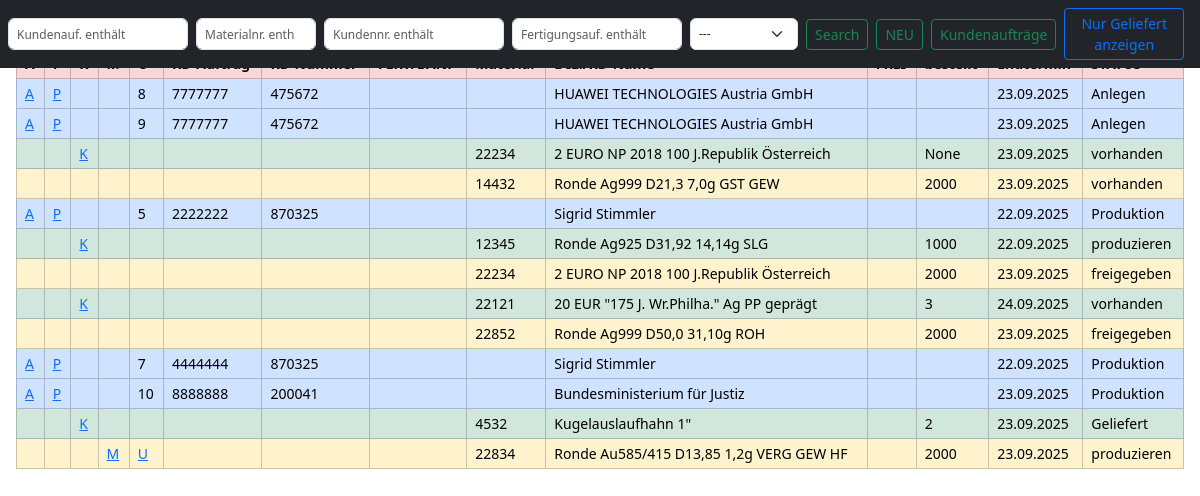
/app_auelb/auftraege/nicht-geliefert/, run on the app's committed database.
### app_auelb/models.py (models this page shows, shortened)
class Kundenauftrag(models.Model):
    kundenauftrag = models.IntegerField(verbose_name="Kundenauftrag",default='---')
    kundenname = models.ForeignKey(Kunde, on_delete=models.CASCADE,related_name="kdname")
    v_endtermin=models.DateField(default=date.today)
    statuskundenauftrag = models.ForeignKey(StatusKundenauftrag, on_delete=models.CASCADE,related_name="rel_statkd", null=True, blank=True,default="---")
    class Meta:
        db_table='tbl_kundenauftrage'  # db_table: Tabelle in Datenbank wird mit tbl_marke benannt - wegen Kleinschreibung in xampp
        verbose_name = "Kundenauftrag"
        verbose_name_plural = "Kundenaufträge"

class Kunde(models.Model):
    kundennummer = models.IntegerField(verbose_name="Kundennummer")
    kundenname=models.CharField(max_length=50, verbose_name="Kundenname")
    class Meta:
        db_table='tbl_kunde'
        verbose_name = "Kunde"
        verbose_name_plural = "Kunden"

class StatusKundenauftrag(models.Model):
    kd_auswahl = models.CharField(max_length=20,default="---")
    def __str__(self):
        return self.kd_auswahl
    class Meta:
        db_table='tbl_statuskundenauftrage'
        verbose_name = "Status Kundenauftrag"
        verbose_name_plural = "Status Kundenaufträge"

class Produkt(models.Model):
    kundenauftrag=models.ForeignKey(Kundenauftrag,on_delete=models.CASCADE,related_name="order_back_1")
    bezeichnung = models.ForeignKey(Material, on_delete=models.CASCADE,related_name="kdbezeichnung",null=True,blank=True)
    p_auftragsmenge=models.CharField(max_length=20,null=True,blank=True)
    p_fertigungsauftrag=models.CharField(max_length=10,null=True,blank=True)
    p_endtermin=models.DateField(default=date.today)
    statusprodukt = models.ForeignKey(StatusProdukt, on_delete=models.CASCADE,default="---")
    class Meta:
        db_table='tbl_produkt'
        verbose_name = "Produkt"
        verbose_name_plural = "Produkte"

class Material(models.Model):
    materialnummer = models.IntegerField(verbose_name="Materialnummer")
    bezeichnung=models.CharField(max_length=39, verbose_name="Bezeichnung")
    class Meta:
        db_table='tbl_material'
        verbose_name = "Material"
        verbose_name_plural = "Materialien"

class StatusProdukt(models.Model):
    produkt_auswahl = models.CharField(max_length=20)
    def __str__(self):
        return self.produkt_auswahl
    class Meta:
        db_table='tbl_statusprodukt'
        verbose_name = "Status Produkt"
        verbose_name_plural = "Status Produkte"

class Komponente(models.Model):
    product=models.ForeignKey(Produkt,on_delete=models.CASCADE,related_name="order_back_2")
    bezeichnung = models.ForeignKey(Material, on_delete=models.CASCADE,related_name="kdbezeichnung_komp",null=True,blank=True)
    k_auftragsmenge=models.CharField(max_length=20,null=True,blank=True)
    k_fertigungsauftrag=models.CharField(max_length=10,null=True,blank=True)
    k_endtermin=models.DateField(default=date.today)
    statuskomponente = models.ForeignKey(StatusKomponente, on_delete=models.CASCADE,default="---")
    class Meta:
        db_table='tbl_komponente'
        verbose_name = "Komponente"
        verbose_name_plural = "Komponenten"

class StatusKomponente(models.Model):
    komponente_auswahl = models.CharField(max_length=20)
    def __str__(self):
        return self.komponente_auswahl
    class Meta:
        db_table='tbl_statuskomponente'
        verbose_name = "Status Komponente"
        verbose_name_plural = "Status Komponenten "

### app_auelb/views.py (the view)
# urls.py: path('auftraege/nicht-geliefert/', views.auftragsliste_nicht_geliefert_view, name='auftragsliste_nicht_geliefert'),
def auftragsliste_nicht_geliefert_view(request):
    theirdata = Kundenauftrag.objects.exclude(statuskundenauftrag__kd_auswahl__iexact="Geliefert")
    searchsuche = request.GET.get('searchsuche')
    materialsuche = request.GET.get('materialsuche')
    my_select = request.GET.get('my_select')
    kundennummer = request.GET.get('kundennummer')
    fertigungsauftrag = request.GET.get('fertigungsauftrag')
    status = request.GET.get('status')
    if my_select and my_select.strip() != "" and my_select != "1":
        theirdata = theirdata.filter(statuskundenauftrag__kd_auswahl__iexact=my_select)
    if searchsuche:
        theirdata = theirdata.filter(kundenauftrag__icontains=searchsuche)
    if kundennummer:
        theirdata = theirdata.filter(kundenname__kundennummer__icontains=kundennummer)
    if materialsuche:
        theirdata = theirdata.filter(
            Q(order_back_1__bezeichnung__materialnummer__icontains=materialsuche) |
            Q(order_back_1__order_back_2__bezeichnung__materialnummer__icontains=materialsuche)
        )
    if fertigungsauftrag:
        theirdata = theirdata.filter(
            Q(order_back_1__p_fertigungsauftrag__icontains=fertigungsauftrag) |
            Q(order_back_1__order_back_2__k_fertigungsauftrag__icontains=fertigungsauftrag)
        )
    if status:
        theirdata = theirdata.filter(
            Q(order_back_1__statusprodukt__produkt_auswahl__icontains=status) |
            Q(order_back_1__order_back_2__statuskomponente__komponente_auswahl__icontains=status)
        )
    theirdata = theirdata.distinct()
    return render(request, 'app_auelb/auftrag_auftragsliste.html', {
        'ihre_daten': theirdata,
        'meine_daten': Komponente.objects.all(),
        'deine_daten': Produkt.objects.all(),
        'data': StatusKundenauftrag.objects.all(),
        'mode_label': "Produktiv",  # <- hier hinzugefügt
    })

### app_auelb/templates/app_auelb/auftrag_auftragsliste.html (shortened to what this page needs)
{% extends "base.html" %}
{% load static %}
{% load crispy_forms_tags %}
{% load django_bootstrap5 %}
{% block header %}
<nav class="navbar navbar-expand-sm bg-dark navbar-dark fixed-top w-100">
    <div class="container-fluid px-2 d-flex align-items-center">
        <form method="get" class="d-flex w-100 align-items-center">
            <input name="searchsuche" class="form-control me-2" type="search" placeholder="Kundenauf. enthält" style="width: 180px;">
            <input name="materialsuche" class="form-control me-2" type="search" placeholder="Materialnr. enthält" style="width: 120px;">
            <input name="kundennummer" class="form-control me-2" type="search" placeholder="Kundennr. enthält" style="width: 180px;">
            <input name="fertigungsauftrag" class="form-control me-2" type="search" placeholder="Fertigungsauf. enthält" style="width: 170px;">
            <select class="form-select me-2" name="my_select" style="width: 150px;">
                {% for item in data %}
                    <option value="{{ item.id }}">{{ item.kd_auswahl }}</option>
                {% endfor %}
            </select>
            <button type="submit" class="btn btn-outline-success btn-sm me-2">Search</button>
            <a href="{% url 'auftrag_neu' %}" class="btn btn-outline-success btn-sm me-2">NEU</a>
            <a href="{% url 'auftrag_kd_auftragsliste' %}" class="btn btn-outline-success btn-sm me-2">Kundenaufträge</a>
            {% if show_delivered == "1" %}
                <a href="?{% for key, value in request.GET.items %}{% if key != 'show_delivered' %}{{ key }}={{ value }}&{% endif %}{% endfor %}"
                class="btn btn-outline-primary btn-sm me-2">
                    Nicht Geliefert anzeigen
                </a>
            {% else %}
                <a href="?{% for key, value in request.GET.items %}{{ key }}={{ value }}&{% endfor %}show_delivered=1"
                class="btn btn-outline-primary btn-sm me-2">
                    Nur Geliefert anzeigen
                </a>
            {% endif %}
        </form>
    </div>
</nav>
{% endblock %}
{% block content %}
<div class="table-responsive px-2">
    <table class="table table-bordered table-sm align-middle text-nowrap fs-7 m-0 w-100 m-0">
        <thead class="thead-dark sticky-top">
            <tr class="table-danger">
                <th>A</th>
                <th>P</th>
                <th>K</th>
                <th>M</th>
                <th>U</th>
                <th>KD-Auftrag</th>
                <th>KD-Nummer</th>
                <th>FERT/BANF</th>
                <th>Material</th>
                <th>Bez./KD-Name</th>
                <th>FREI</th>
                <th>bestellt</th>
                <th>Endtermin</th>
                <th>STATUS</th>
            </tr>
        </thead>
        <tbody>
            {% for z in ihre_daten.all %}
            <tr class="table-primary py-1">
                <td><a href="{% url 'kundenauftrag_bearbeiten' z.pk %}">A</a></td>
                <td><a href="{% url 'auftrag_auffrischen' z.pk %}">P</a></td>
                <td></td>
                <td></td>
                <td>{{ z.id }}</td>
                <td>{{ z.kundenauftrag|default:"" }}</td>
                <td>{{ z.kundenname.kundennummer|default:"" }}</td>
                <td></td>
                <td></td>
                <td>{{ z.kundenname.kundenname|default:"" }}</td>
                <td></td>
                <td></td>
                <td>{{ z.v_endtermin|date:"d.m.Y" }}</td>
                <td>{{ z.statuskundenauftrag }}</td>
            </tr>
            {% for y in z.order_back_1.all %}
            {% if y.bezeichnung.materialnummer %}
            <tr class="table-success">
                <td></td>
                <td></td>
                <td><a href="{% url 'auftrag_auffrischen_1' y.pk %}">K</a></td>
                {% if y.bezeichnung.merkmale %}
                    <td><a href="{% url 'merkmale_bearbeiten' y.bezeichnung.merkmale.pk %}">M</a></td>
                {% else %}
                    <td></td>
                {% endif %}
                {% if y.bezeichnung.urblatt %}
                    <td><a href="{% url 'urblatt_bearbeiten' y.bezeichnung.urblatt.pk %}">U</a></td>
                {% else %}
                    <td></td>
                {% endif %}
                <td></td>
                <td></td>
                <td>{{ y.p_fertigungsauftrag|default:"" }}</td>
                <td>{{ y.bezeichnung.materialnummer|default:"" }}</td>
                <td>{{ y.bezeichnung.bezeichnung|default:"" }}</td>
                <td></td>
                <td>{{ y.p_auftragsmenge }}</td>
                <td>{{ y.p_endtermin|date:"d.m.Y" }}</td>
                <td>{{ y.statusprodukt }}</td>
            </tr>
                {% for x in y.order_back_2.all %}
                {% if x.bezeichnung.materialnummer %}
                <tr class="table-warning">
                    <td></td>
                    <td></td>
                    <td></td>
                    {% if x.bezeichnung.merkmale %}
                        <td><a href="{% url 'merkmale_bearbeiten' x.bezeichnung.merkmale.pk %}">M</a></td>
                    {% else %}
                        <td></td>
                    {% endif %}
                    {% if x.bezeichnung.urblatt %}
                        <td><a href="{% url 'urblatt_bearbeiten' x.bezeichnung.urblatt.pk %}">U</a></td>
                    {% else %}
                        <td></td>
                    {% endif %}
                    <td></td>
                    <td></td>
                    <td>{{ x.k_fertigungsauftrag|default:"" }}</td>
                    <td>{{ x.bezeichnung.materialnummer|default:"" }}</td>
                    <td>{{ x.bezeichnung.bezeichnung|default:"" }}</td>
                    <td></td>
                    <td>{{ x.k_auftragsmenge }}</td>
                    <td>{{ x.k_endtermin|date:"d.m.Y" }}</td>
                    <td>{{ x.statuskomponente }}</td>
                </tr>
                {% endif %}
                {% endfor %}
            {% endif %}
            {% endfor %}
            {% endfor %}
        </tbody>
    </table>
</div>
{% endblock %}

### app_auelb/static/styles.css (style rules this page uses)
body { margin: 0; padding-top: 48px; }
input { border: none; }
.table-sm td, .table-sm th { padding: 0.25rem 0.5rem; font-size: 0.875rem; }
.fs-7 { font-size: 0.75rem; }
.table-responsive { width: 100%; overflow-x: auto; }
.navbar .form-control, .navbar .form-select { height: 32px; font-size: 0.75rem; padding: 0.25rem 0.5rem; }
select.form-select { font-size: 0,75rem; color: #212529; }

### data on the page
Kundenauftrag: id "8", kundenauftrag "7777777", kundenname.kundennummer "475672", kundenname.kundenname "HUAWEI TECHNOLOGIES Austria GmbH", v_endtermin "23.09.2025", statuskundenauftrag "Anlegen"
Kundenauftrag: id "9", kundenauftrag "7777777", kundenname.kundennummer "475672", kundenname.kundenname "HUAWEI TECHNOLOGIES Austria GmbH", v_endtermin "23.09.2025", statuskundenauftrag "Anlegen"
Produkt: bezeichnung.materialnummer "22234", bezeichnung.bezeichnung "2 EURO NP 2018 100 J.Republik Österreich", p_auftragsmenge "None", p_endtermin "23.09.2025", statusprodukt "vorhanden"
Komponente: bezeichnung.materialnummer "14432", bezeichnung.bezeichnung "Ronde Ag999 D21,3 7,0g GST GEW", k_auftragsmenge "2000", k_endtermin "23.09.2025", statuskomponente "vorhanden"
Kundenauftrag: id "5", kundenauftrag "2222222", kundenname.kundennummer "870325", kundenname.kundenname "Sigrid Stimmler", v_endtermin "22.09.2025", statuskundenauftrag "Produktion"
Produkt: bezeichnung.materialnummer "12345", bezeichnung.bezeichnung "Ronde Ag925 D31,92 14,14g SLG", p_auftragsmenge "1000", p_endtermin "22.09.2025", statusprodukt "produzieren"
Komponente: bezeichnung.materialnummer "22234", bezeichnung.bezeichnung "2 EURO NP 2018 100 J.Republik Österreich", k_auftragsmenge "2000", k_endtermin "23.09.2025", statuskomponente "freigegeben"
Produkt: bezeichnung.materialnummer "22121", bezeichnung.bezeichnung "20 EUR \"175 J. Wr.Philha.\" Ag PP geprägt", p_auftragsmenge "3", p_endtermin "24.09.2025", statusprodukt "vorhanden"
Komponente: bezeichnung.materialnummer "22852", bezeichnung.bezeichnung "Ronde Ag999 D50,0 31,10g ROH", k_auftragsmenge "2000", k_endtermin "23.09.2025", statuskomponente "freigegeben"
Kundenauftrag: id "7", kundenauftrag "4444444", kundenname.kundennummer "870325", kundenname.kundenname "Sigrid Stimmler", v_endtermin "22.09.2025", statuskundenauftrag "Produktion"
Kundenauftrag: id "10", kundenauftrag "8888888", kundenname.kundennummer "200041", kundenname.kundenname "Bundesministerium für Justiz", v_endtermin "23.09.2025", statuskundenauftrag "Produktion"
Produkt: bezeichnung.materialnummer "4532", bezeichnung.bezeichnung "Kugelauslaufhahn 1\"", p_auftragsmenge "2", p_endtermin "23.09.2025", statusprodukt "Geliefert"
Komponente: shows "M", shows "U", bezeichnung.materialnummer "22834", bezeichnung.bezeichnung "Ronde Au585/415 D13,85 1,2g VERG GEW HF", k_auftragsmenge "2000", k_endtermin "23.09.2025", statuskomponente "produzieren"

### other printed values
form field my_select "---"
